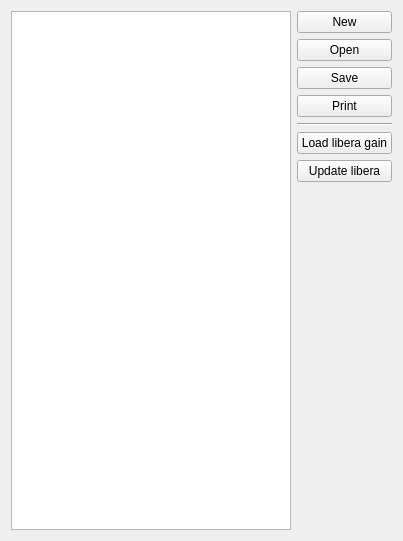
<ui version="4.0" >
 <class>GainScheme</class>
 <widget class="QWidget" name="GainScheme" >
  <property name="geometry" >
   <rect>
    <x>0</x>
    <y>0</y>
    <width>403</width>
    <height>541</height>
   </rect>
  </property>
  <property name="windowTitle" >
   <string>Gain Scheme</string>
  </property>
  <layout class="QGridLayout" >
   <item rowspan="8" row="0" column="0" >
    <widget class="QTextEdit" name="textEdit" >
     <property name="lineWrapMode" >
      <enum>QTextEdit::NoWrap</enum>
     </property>
     <property name="acceptRichText" >
      <bool>false</bool>
     </property>
    </widget>
   </item>
   <item row="0" column="1" >
    <widget class="QPushButton" name="newButton" >
     <property name="text" >
      <string>New</string>
     </property>
     <property name="icon" >
      <iconset resource="ctdibpm.qrc" >
       <normaloff>:/icons/icons/new.png</normaloff>:/icons/icons/new.png</iconset>
     </property>
    </widget>
   </item>
   <item row="1" column="1" >
    <widget class="QPushButton" name="openButton" >
     <property name="text" >
      <string>Open</string>
     </property>
     <property name="icon" >
      <iconset resource="ctdibpm.qrc" >
       <normaloff>:/icons/icons/open.png</normaloff>:/icons/icons/open.png</iconset>
     </property>
    </widget>
   </item>
   <item row="2" column="1" >
    <widget class="QPushButton" name="saveButton" >
     <property name="text" >
      <string>Save</string>
     </property>
     <property name="icon" >
      <iconset resource="ctdibpm.qrc" >
       <normaloff>:/icons/icons/save.png</normaloff>:/icons/icons/save.png</iconset>
     </property>
    </widget>
   </item>
   <item row="4" column="1" >
    <widget class="Line" name="line" >
     <property name="orientation" >
      <enum>Qt::Horizontal</enum>
     </property>
    </widget>
   </item>
   <item row="5" column="1" >
    <widget class="QPushButton" name="downloadGainButton" >
     <property name="text" >
      <string>Load libera gain</string>
     </property>
     <property name="icon" >
      <iconset resource="ctdibpm.qrc" >
       <normaloff>:/icons/icons/start2.png</normaloff>:/icons/icons/start2.png</iconset>
     </property>
    </widget>
   </item>
   <item row="6" column="1" >
    <widget class="QPushButton" name="uploadGainButton" >
     <property name="text" >
      <string>Update libera</string>
     </property>
     <property name="icon" >
      <iconset resource="ctdibpm.qrc" >
       <normaloff>:/icons/icons/restart.png</normaloff>:/icons/icons/restart.png</iconset>
     </property>
    </widget>
   </item>
   <item row="7" column="1" >
    <spacer>
     <property name="orientation" >
      <enum>Qt::Vertical</enum>
     </property>
     <property name="sizeHint" stdset="0" >
      <size>
       <width>95</width>
       <height>301</height>
      </size>
     </property>
    </spacer>
   </item>
   <item row="3" column="1" >
    <widget class="QPushButton" name="printButton" >
     <property name="text" >
      <string>Print</string>
     </property>
     <property name="icon" >
      <iconset resource="ctdibpm.qrc" >
       <normaloff>:/icons/icons/print.png</normaloff>:/icons/icons/print.png</iconset>
     </property>
    </widget>
   </item>
  </layout>
 </widget>
 <resources>
  <include location="ctdibpm.qrc" />
 </resources>
 <connections/>
</ui>
